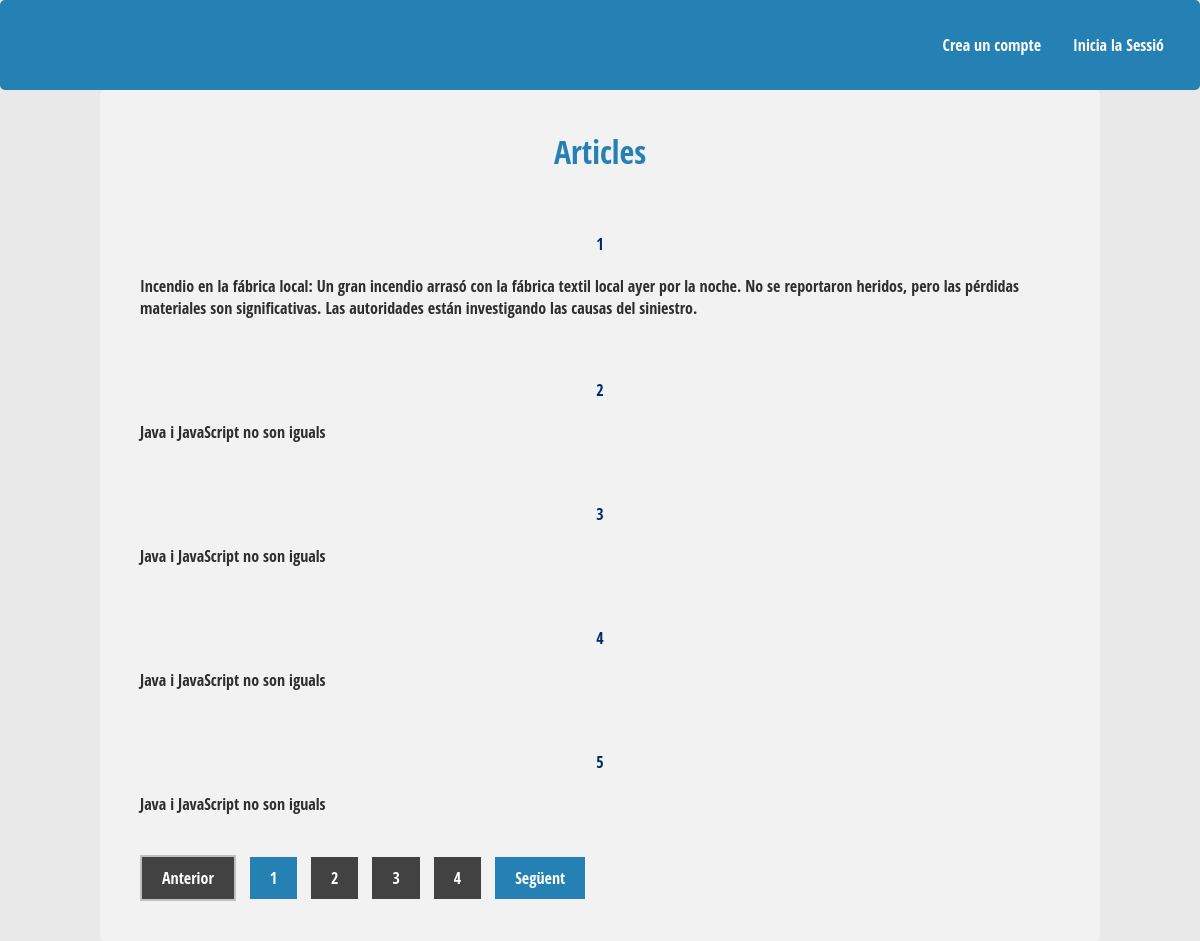
Before: / with the older database file.
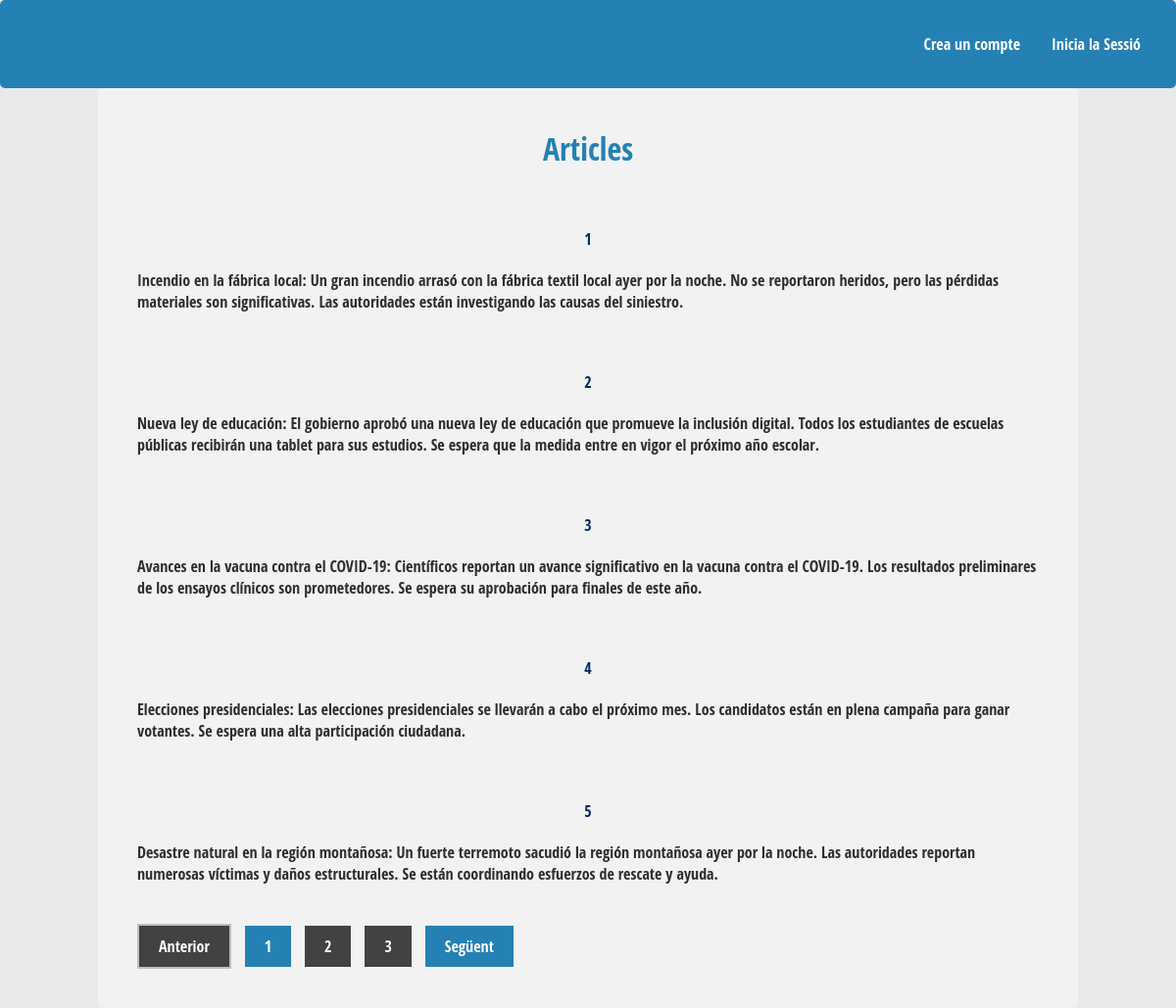
After: the same page with the newer database file.
### tables this page shows
CREATE TABLE IF NOT EXISTS `articles` (
  `id` int(200) NOT NULL AUTO_INCREMENT,
  `article` text NOT NULL,
  PRIMARY KEY (`id`)
);

### index.php (called while the page is built, shortened)
<?php
  if (isset($_GET['articles'])) {
    $limit = $_GET['articles'];
  } else {
    $limit = 5;
  }
  $pagina = isset($_GET['pagina']) && is_numeric($_GET['pagina']) ? $_GET['pagina'] : 1;
  $iLimit = ($pagina-1)*$limit;
  $connexio =  conectar();
  $stmt = $connexio->prepare("SELECT * FROM articles");
  $stmt->execute();
  $totalResultats = $stmt->rowCount();
  $totalPagines = ceil($totalResultats/$limit);
$stmt = $connexio->prepare('SELECT * FROM articles ORDER BY id LIMIT ?, ?');
$stmt->bindParam(1, $iLimit, PDO::PARAM_INT);
$stmt->bindParam(2, $limit, PDO::PARAM_INT);
$stmt->execute();
$articles = $stmt->fetchAll();
require 'Vista/index.vista.php';
?>

### Vista/index.vista.php (the view, shortened to what this page needs)
<!DOCTYPE html>
<html lang="en">
<head>
	<link rel="stylesheet" href="./Estils/estils.css">
</head>
<body>
<div class="navbar">
    <a href="./Controlador/logar.php">Inicia la Sessió</a>
    <a href="./Controlador/registrar.php">Crea un compte</a>
</div>
<div class="contenidor">
		<h1>Articles</h1>
		<?php foreach($articles as $article): ?>
  <div class="article">
    <h4><?php echo $article['id'];?></h4>
    <p><?php echo $article['article'];?></p>
  </div>
<?php endforeach; ?>
<div class="paginacio">
<ul>
  <?php if ($pagina > 1): ?>
   <li class="active"> <a href='<?php echo "?pagina=".($pagina-1); ?>' >Anterior</a> </li>
  <?php else: ?>
  <li class="disabled"> <a>Anterior</a> </li>
  <?php endif; ?>
  <?php for($i = 1; $i <= $totalPagines; $i++): ?>
    <?php if ($pagina == $i): ?>
     <li class="active"> <a ><?php echo $i; ?></a></li>
    <?php else: ?>
     <li> <a href='<?php echo "?pagina=".$i; ?>'><?php echo $i; ?></a> </li>
    <?php endif; ?>
  <?php endfor; ?>
  <?php if ($pagina < $totalPagines): ?>
   <li class="active"> <a href='<?php echo "?pagina=".($pagina+1); ?>'>Següent</a></li>
  <?php else: ?>
   <li class="disabled"> <a>Següent</a> </li>
  <?php endif; ?>
	</ul>
</div>
</div>
</body>
</html>

Changed rows visible on the page:
changed articles id 2: article "Java i JavaScript no son iguals" → "Nueva ley de educación: El gobierno aprobó una nueva ley de educación que promueve la inclusión digital. Todos los estudiantes de escuelas públicas recibirán una tablet para sus estudios. Se espera que la medida entre en vigor el próximo año escolar."
changed articles id 3: article "Java i JavaScript no son iguals" → "Avances en la vacuna contra el COVID-19: Científicos reportan un avance significativo en la vacuna contra el COVID-19. Los resultados preliminares de los ensayos clínicos son prometedores. Se espera su aprobación para finales de este año."
changed articles id 4: article "Java i JavaScript no son iguals" → "Elecciones presidenciales: Las elecciones presidenciales se llevarán a cabo el próximo mes. Los candidatos están en plena campaña para ganar votantes. Se espera una alta participación ciudadana."
changed articles id 5: article "Java i JavaScript no son iguals" → "Desastre natural en la región montañosa: Un fuerte terremoto sacudió la región montañosa ayer por la noche. Las autoridades reportan numerosas víctimas y daños estructurales. Se están coordinando esfuerzos de rescate y ayuda."
Other visible differences:
list line gone: "4"
